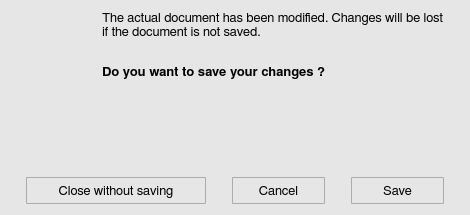
<?xml version="1.0" encoding="UTF-8"?>
<ui version="4.0">
 <class>presaveWindow</class>
 <widget class="QWidget" name="presaveWindow">
  <property name="geometry">
   <rect>
    <x>0</x>
    <y>0</y>
    <width>470</width>
    <height>215</height>
   </rect>
  </property>
  <property name="minimumSize">
   <size>
    <width>470</width>
    <height>180</height>
   </size>
  </property>
  <property name="maximumSize">
   <size>
    <width>470</width>
    <height>16777215</height>
   </size>
  </property>
  <property name="font">
   <font>
    <family>FreeSans</family>
    <pointsize>10</pointsize>
    <weight>50</weight>
    <bold>false</bold>
    <stylestrategy>PreferAntialias</stylestrategy>
   </font>
  </property>
  <property name="windowTitle">
   <string>EUFAR Metadata Creator</string>
  </property>
  <property name="windowIcon">
   <iconset>
    <normaloff>icons/warning_popup_icon.svg</normaloff>icons/warning_popup_icon.svg</iconset>
  </property>
  <property name="styleSheet">
   <string notr="true">QWidget {
	background-color: rgb(230,230,230);
}</string>
  </property>
  <layout class="QGridLayout" name="gridLayout">
   <item row="0" column="0">
    <layout class="QVBoxLayout" name="verticalLayout_2">
     <item>
      <layout class="QHBoxLayout" name="horizontalLayout">
       <item>
        <layout class="QVBoxLayout" name="verticalLayout">
         <item>
          <widget class="QLabel" name="iw_label_2">
           <property name="minimumSize">
            <size>
             <width>50</width>
             <height>50</height>
            </size>
           </property>
           <property name="maximumSize">
            <size>
             <width>50</width>
             <height>50</height>
            </size>
           </property>
           <property name="text">
            <string/>
           </property>
           <property name="pixmap">
            <pixmap>icons/warning_popup_icon.svg</pixmap>
           </property>
           <property name="scaledContents">
            <bool>true</bool>
           </property>
          </widget>
         </item>
         <item>
          <spacer name="verticalSpacer">
           <property name="orientation">
            <enum>Qt::Vertical</enum>
           </property>
           <property name="sizeHint" stdset="0">
            <size>
             <width>20</width>
             <height>40</height>
            </size>
           </property>
          </spacer>
         </item>
        </layout>
       </item>
       <item>
        <spacer name="horizontalSpacer">
         <property name="orientation">
          <enum>Qt::Horizontal</enum>
         </property>
         <property name="sizeType">
          <enum>QSizePolicy::Fixed</enum>
         </property>
         <property name="sizeHint" stdset="0">
          <size>
           <width>20</width>
           <height>20</height>
          </size>
         </property>
        </spacer>
       </item>
       <item>
        <widget class="QLabel" name="iw_label_1">
         <property name="minimumSize">
          <size>
           <width>341</width>
           <height>120</height>
          </size>
         </property>
         <property name="maximumSize">
          <size>
           <width>341</width>
           <height>16777215</height>
          </size>
         </property>
         <property name="font">
          <font>
           <family>FreeSans</family>
           <pointsize>10</pointsize>
           <weight>50</weight>
           <bold>false</bold>
           <stylestrategy>PreferAntialias</stylestrategy>
          </font>
         </property>
         <property name="frameShape">
          <enum>QFrame::NoFrame</enum>
         </property>
         <property name="frameShadow">
          <enum>QFrame::Plain</enum>
         </property>
         <property name="lineWidth">
          <number>0</number>
         </property>
         <property name="midLineWidth">
          <number>0</number>
         </property>
         <property name="text">
          <string>&lt;html&gt;&lt;head/&gt;&lt;body&gt;&lt;p align=&quot;justify&quot;&gt;The actual document has been modified. Changes will be lost if the document is not saved.&lt;br/&gt;&lt;/p&gt;&lt;p&gt;&lt;span style=&quot; font-weight:600;&quot;&gt;Do you want to save your changes ?&lt;/span&gt;&lt;/p&gt;&lt;/body&gt;&lt;/html&gt;</string>
         </property>
         <property name="textFormat">
          <enum>Qt::AutoText</enum>
         </property>
         <property name="alignment">
          <set>Qt::AlignJustify|Qt::AlignTop</set>
         </property>
         <property name="wordWrap">
          <bool>true</bool>
         </property>
        </widget>
       </item>
      </layout>
     </item>
     <item>
      <spacer name="verticalSpacer_2">
       <property name="orientation">
        <enum>Qt::Vertical</enum>
       </property>
       <property name="sizeHint" stdset="0">
        <size>
         <width>20</width>
         <height>13</height>
        </size>
       </property>
      </spacer>
     </item>
     <item>
      <layout class="QHBoxLayout" name="horizontalLayout_2">
       <item>
        <widget class="QToolButton" name="iw_nosaveButton">
         <property name="minimumSize">
          <size>
           <width>160</width>
           <height>27</height>
          </size>
         </property>
         <property name="maximumSize">
          <size>
           <width>180</width>
           <height>27</height>
          </size>
         </property>
         <property name="font">
          <font>
           <family>FreeSans</family>
           <pointsize>10</pointsize>
           <weight>50</weight>
           <bold>false</bold>
           <stylestrategy>PreferDefault</stylestrategy>
          </font>
         </property>
         <property name="styleSheet">
          <string notr="true">QToolButton {
	border: 1px solid #acacac;
	border-radius: 1px;
	background-color: qlineargradient(x1:0, y1:0, x2:0, y2:1,
									stop:0 #f0f0f0, stop:1 #e5e5e5);
}

QToolButton:hover {
	border: 1px solid #7eb4ea;
	border-radius: 1px;
	background-color: qlineargradient(x1:0, y1:0, x2:0, y2:1,
									stop:0 #ecf4fc, stop:1 #dcecfc);
}

QToolButton:pressed {
	border: 1px solid #579de5;
	border-radius: 1px;
	background-color: qlineargradient(x1:0, y1:0, x2:0, y2:1,
									stop:0 #daecfc, stop:1 #c4e0fc);
}</string>
         </property>
         <property name="text">
          <string>Close without saving</string>
         </property>
         <property name="toolButtonStyle">
          <enum>Qt::ToolButtonTextOnly</enum>
         </property>
        </widget>
       </item>
       <item>
        <spacer name="horizontalSpacer_2">
         <property name="orientation">
          <enum>Qt::Horizontal</enum>
         </property>
         <property name="sizeType">
          <enum>QSizePolicy::Fixed</enum>
         </property>
         <property name="sizeHint" stdset="0">
          <size>
           <width>20</width>
           <height>20</height>
          </size>
         </property>
        </spacer>
       </item>
       <item>
        <widget class="QToolButton" name="iw_cancelButton">
         <property name="minimumSize">
          <size>
           <width>93</width>
           <height>27</height>
          </size>
         </property>
         <property name="maximumSize">
          <size>
           <width>93</width>
           <height>27</height>
          </size>
         </property>
         <property name="font">
          <font>
           <family>FreeSans</family>
           <pointsize>10</pointsize>
           <weight>50</weight>
           <bold>false</bold>
           <stylestrategy>PreferDefault</stylestrategy>
          </font>
         </property>
         <property name="styleSheet">
          <string notr="true">QToolButton {
	border: 1px solid #acacac;
	border-radius: 1px;
	background-color: qlineargradient(x1:0, y1:0, x2:0, y2:1,
									stop:0 #f0f0f0, stop:1 #e5e5e5);
}

QToolButton:hover {
	border: 1px solid #7eb4ea;
	border-radius: 1px;
	background-color: qlineargradient(x1:0, y1:0, x2:0, y2:1,
									stop:0 #ecf4fc, stop:1 #dcecfc);
}

QToolButton:pressed {
	border: 1px solid #579de5;
	border-radius: 1px;
	background-color: qlineargradient(x1:0, y1:0, x2:0, y2:1,
									stop:0 #daecfc, stop:1 #c4e0fc);
}</string>
         </property>
         <property name="text">
          <string>Cancel</string>
         </property>
         <property name="toolButtonStyle">
          <enum>Qt::ToolButtonTextOnly</enum>
         </property>
        </widget>
       </item>
       <item>
        <spacer name="horizontalSpacer_3">
         <property name="orientation">
          <enum>Qt::Horizontal</enum>
         </property>
         <property name="sizeType">
          <enum>QSizePolicy::Fixed</enum>
         </property>
         <property name="sizeHint" stdset="0">
          <size>
           <width>20</width>
           <height>20</height>
          </size>
         </property>
        </spacer>
       </item>
       <item>
        <widget class="QToolButton" name="iw_saveButton">
         <property name="minimumSize">
          <size>
           <width>93</width>
           <height>27</height>
          </size>
         </property>
         <property name="maximumSize">
          <size>
           <width>93</width>
           <height>27</height>
          </size>
         </property>
         <property name="font">
          <font>
           <family>FreeSans</family>
           <pointsize>10</pointsize>
           <weight>50</weight>
           <bold>false</bold>
           <stylestrategy>PreferDefault</stylestrategy>
          </font>
         </property>
         <property name="styleSheet">
          <string notr="true">QToolButton {
	border: 1px solid #acacac;
	border-radius: 1px;
	background-color: qlineargradient(x1:0, y1:0, x2:0, y2:1,
									stop:0 #f0f0f0, stop:1 #e5e5e5);
}

QToolButton:hover {
	border: 1px solid #7eb4ea;
	border-radius: 1px;
	background-color: qlineargradient(x1:0, y1:0, x2:0, y2:1,
									stop:0 #ecf4fc, stop:1 #dcecfc);
}

QToolButton:pressed {
	border: 1px solid #579de5;
	border-radius: 1px;
	background-color: qlineargradient(x1:0, y1:0, x2:0, y2:1,
									stop:0 #daecfc, stop:1 #c4e0fc);
}</string>
         </property>
         <property name="text">
          <string>Save</string>
         </property>
         <property name="toolButtonStyle">
          <enum>Qt::ToolButtonTextOnly</enum>
         </property>
        </widget>
       </item>
      </layout>
     </item>
    </layout>
   </item>
  </layout>
 </widget>
 <resources/>
 <connections/>
</ui>
